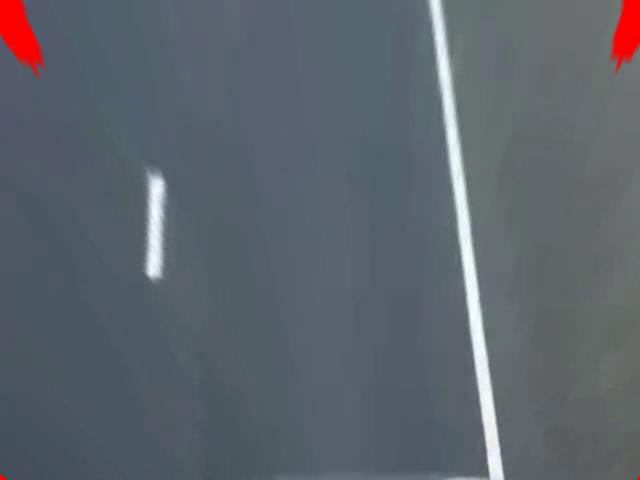
#> input picture frame 89 of lane/birdseye.mp4, 640 x 480 px, given in place of drive.mp4, which was not available
$ python lane_detection_1.py   (older library calls are emulated)
#> lines starting #> are read from the running program, lines starting #| are printed output that depends on the picture; after the words box and inside, x2 and y2 are one past the last pixel; in counts of white or black regions, pixels touching at a corner belong together; pictures that were not available may be replaced by others from this repository, and a replacement may not be noted
import cv2
import numpy as np
import os
from scipy import optimize
from matplotlib import pyplot as plt, cm, colors

# Defining variables to hold meter-to-pixel conversion
ym_per_pix = 30 / 720
# Standard lane width is 3.7 meters divided by lane width in pixels which is
# calculated to be approximately 720 pixels not to be confused with frame height
xm_per_pix = 3.7 / 720

# Get path to the current working directory
CWD_PATH = os.getcwd()


def readVideo():

    # Read input video from current working directory
    inpImage = cv2.VideoCapture(os.path.join(CWD_PATH, 'drive.mp4'))

    return inpImage

def processImage(inpImage):

    # Apply HLS color filtering to filter out white lane lines
    hls = cv2.cvtColor(inpImage, cv2.COLOR_BGR2HLS)
    lower_white = np.array([0, 160, 10])
    upper_white = np.array([255, 255, 255])
    mask = cv2.inRange(inpImage, lower_white, upper_white)
    hls_result = cv2.bitwise_and(inpImage, inpImage, mask = mask)

    # Convert image to grayscale, apply threshold, blur & extract edges
    gray = cv2.cvtColor(hls_result, cv2.COLOR_BGR2GRAY)
    ret, thresh = cv2.threshold(gray, 160, 255, cv2.THRESH_BINARY)
    blur = cv2.GaussianBlur(thresh,(3, 3), 0)
    canny = cv2.Canny(blur, 40, 60)


    return image, hls_result, gray, thresh, blur, canny

def perspectiveWarp(inpImage):

    # Get image size
    img_size = (inpImage.shape[1], inpImage.shape[0])

    # Perspective points to be warped
    src = np.float32([[590, 440],
                      [690, 440],
                      [200, 640],
                      [1000, 640]])

    # Window to be shown
    dst = np.float32([[200, 0],
                      [1200, 0],
                      [200, 710],
                      [1200, 710]])

    # Matrix to warp the image for birdseye window
    matrix = cv2.getPerspectiveTransform(src, dst)
    # Inverse matrix to unwarp the image for final window
    minv = cv2.getPerspectiveTransform(dst, src)
    birdseye = cv2.warpPerspective(inpImage, matrix, img_size)

    # Get the birdseye window dimensions
    height, width = birdseye.shape[:2]

    # Divide the birdseye view into 2 halves to separate left & right lanes
    birdseyeLeft  = birdseye[0:height, 0:width // 2]
    birdseyeRight = birdseye[0:height, width // 2:width]

    # Display birdseye view image
    # cv2.imshow("Birdseye" , birdseye)
    # cv2.imshow("Birdseye Left" , birdseyeLeft)
    # cv2.imshow("Birdseye Right", birdseyeRight)

    return birdseye, birdseyeLeft, birdseyeRight, minv

def plotHistogram(inpImage):

    histogram = np.sum(inpImage[inpImage.shape[0] // 2:, :], axis = 0)

    midpoint = np.int(histogram.shape[0] / 2)
    leftxBase = np.argmax(histogram[:midpoint])
    rightxBase = np.argmax(histogram[midpoint:]) + midpoint

    plt.xlabel("Image X Coordinates")
    plt.ylabel("Number of White Pixels")

    # Return histogram and x-coordinates of left & right lanes to calculate
    # lane width in pixels
    return histogram, leftxBase, rightxBase

def slide_window_search(binary_warped, histogram):

    # Find the start of left and right lane lines using histogram info
    out_img = np.dstack((binary_warped, binary_warped, binary_warped)) * 255
    midpoint = np.int(histogram.shape[0] / 2)
    leftx_base = np.argmax(histogram[:midpoint])
    rightx_base = np.argmax(histogram[midpoint:]) + midpoint

    # A total of 9 windows will be used
    nwindows = 9
    window_height = np.int(binary_warped.shape[0] / nwindows)
    nonzero = binary_warped.nonzero()
    nonzeroy = np.array(nonzero[0])
    nonzerox = np.array(nonzero[1])
    leftx_current = leftx_base
    rightx_current = rightx_base
    margin = 100
    minpix = 50
    left_lane_inds = []
    right_lane_inds = []

    #### START - Loop to iterate through windows and search for lane lines #####
    for window in range(nwindows):
        win_y_low = binary_warped.shape[0] - (window + 1) * window_height
        win_y_high = binary_warped.shape[0] - window * window_height
        win_xleft_low = leftx_current - margin
        win_xleft_high = leftx_current + margin
        win_xright_low = rightx_current - margin
        win_xright_high = rightx_current + margin
        cv2.rectangle(out_img, (win_xleft_low, win_y_low), (win_xleft_high, win_y_high),
        (0,255,0), 2)
        cv2.rectangle(out_img, (win_xright_low,win_y_low), (win_xright_high,win_y_high),
        (0,255,0), 2)
        good_left_inds = ((nonzeroy >= win_y_low) & (nonzeroy < win_y_high) &
        (nonzerox >= win_xleft_low) &  (nonzerox < win_xleft_high)).nonzero()[0]
        good_right_inds = ((nonzeroy >= win_y_low) & (nonzeroy < win_y_high) &
        (nonzerox >= win_xright_low) &  (nonzerox < win_xright_high)).nonzero()[0]
        left_lane_inds.append(good_left_inds)
        right_lane_inds.append(good_right_inds)
        if len(good_left_inds) > minpix:
            leftx_current = np.int(np.mean(nonzerox[good_left_inds]))
        if len(good_right_inds) > minpix:
            rightx_current = np.int(np.mean(nonzerox[good_right_inds]))
    #### END - Loop to iterate through windows and search for lane lines #######

    left_lane_inds = np.concatenate(left_lane_inds)
    right_lane_inds = np.concatenate(right_lane_inds)

    leftx = nonzerox[left_lane_inds]
    lefty = nonzeroy[left_lane_inds]
    rightx = nonzerox[right_lane_inds]
    righty = nonzeroy[right_lane_inds]

    # Apply 2nd degree polynomial fit to fit curves
    left_fit = np.polyfit(lefty, leftx, 2)
    right_fit = np.polyfit(righty, rightx, 2)


    ploty = np.linspace(0, binary_warped.shape[0]-1, binary_warped.shape[0])
    left_fitx = left_fit[0] * ploty**2 + left_fit[1] * ploty + left_fit[2]
    right_fitx = right_fit[0] * ploty**2 + right_fit[1] * ploty + right_fit[2]

    ltx = np.trunc(left_fitx)
    rtx = np.trunc(right_fitx)
    plt.plot(right_fitx)
    # plt.show()

    out_img[nonzeroy[left_lane_inds], nonzerox[left_lane_inds]] = [255, 0, 0]
    out_img[nonzeroy[right_lane_inds], nonzerox[right_lane_inds]] = [0, 0, 255]

    # plt.imshow(out_img)
    plt.plot(left_fitx,  ploty, color = 'yellow')
    plt.plot(right_fitx, ploty, color = 'yellow')
    plt.xlim(0, 1280)
    plt.ylim(720, 0)

    return ploty, left_fit, right_fit, ltx, rtx

# [144 lines left out: functions general_search, measure_lane_curvature, draw_lane_lines, offCenter, addText, not called in this run]

# Read the input image
image = readVideo()


while True:

    _, frame = image.read()
#> frame is the input picture: shape (480, 640, 3); mean B, G, R 108.4, 100.1, 92.7


    # Apply perspective warping by calling the "perspectiveWarp()" function
    # Then assign it to the variable called (birdView)
    # Provide this function with:
    # 1- an image to apply perspective warping (frame)
    birdView, birdViewL, birdViewR, minverse = perspectiveWarp(frame)
#> in perspectiveWarp, `birdseye = cv2.warpPerspective(inpImage, matrix, img_size)`:
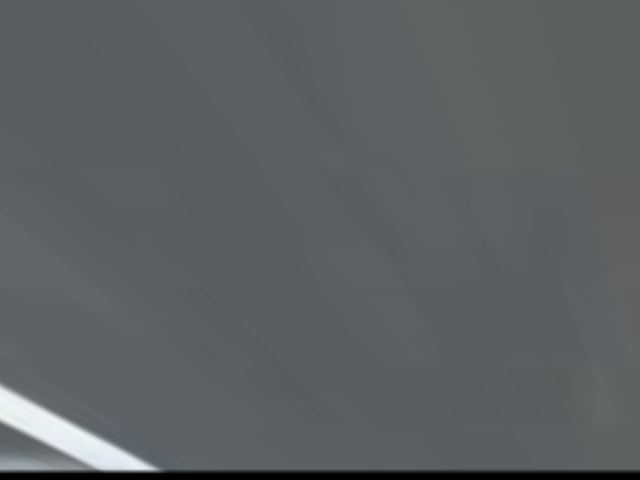
#> birdseye: shape (480, 640, 3); mean B, G, R 97.8, 96.2, 91.6
#> in perspectiveWarp, `birdseyeLeft  = birdseye[0:height, 0:width // 2]`:
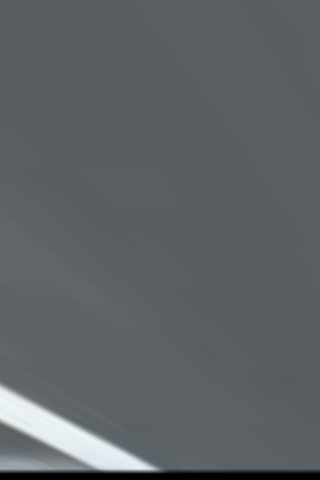
#> birdseyeLeft: shape (480, 320, 3); mean B, G, R 100.3, 98, 93.3
#> in perspectiveWarp, `birdseyeRight = birdseye[0:height, width // 2:width]`:
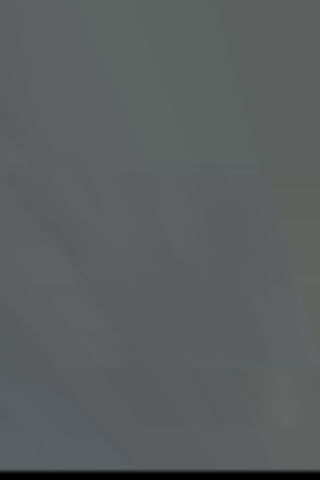
#> birdseyeRight: shape (480, 320, 3); mean B, G, R 95.3, 94.4, 89.9
#> minverse = [[0.1, -0.796, 570], [-1.11e-16, -0.507, 440], [-2.53e-19, -0.00123, 1]]


    # Apply image processing by calling the "processImage()" function
    # Then assign their respective variables (img, hls, grayscale, thresh, blur, canny)
    # Provide this function with:
    # 1- an already perspective warped image to process (birdView)
    img, hls, grayscale, thresh, blur, canny = processImage(birdView)
#> in processImage, `mask = cv2.inRange(inpImage, lower_white, upper_white)`:
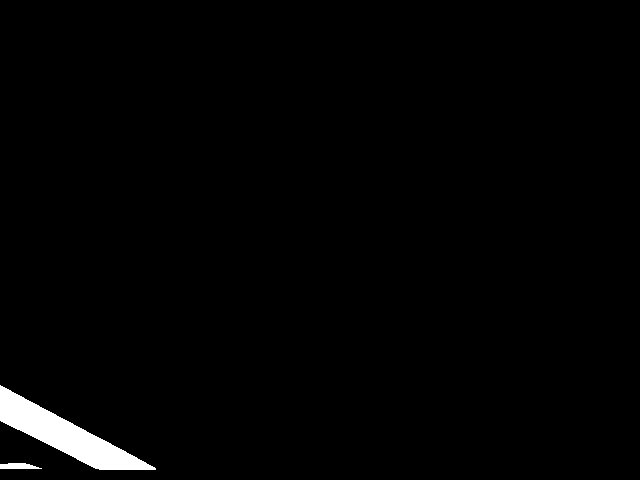
#> mask: shape (480, 640); 1.5% white; 2 white regions, box (x1, y1, x2, y2) and area: (0, 385, 156, 470) 4371, (0, 463, 42, 469) 198
    imgL, hlsL, grayscaleL, threshL, blurL, cannyL = processImage(birdViewL)
#> in processImage (call 2), `hls_result = cv2.bitwise_and(inpImage, inpImage, mask = mask)`:
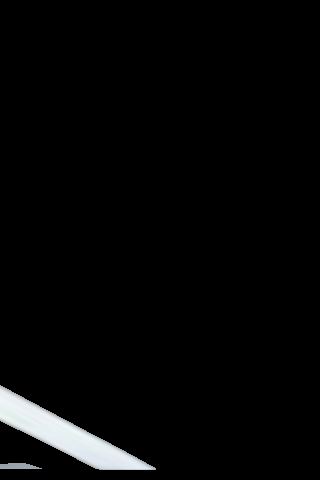
#> hls_result: shape (480, 320, 3); mean B, G, R 6.8, 6.7, 6.5
#> in processImage (call 2), `canny = cv2.Canny(blur, 40, 60)`:
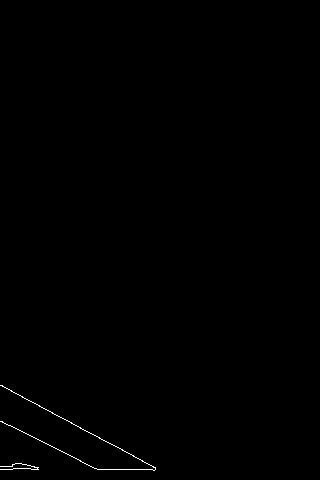
#> canny: shape (480, 320); 0.27% white in thin lines or dots, all inside (x1, y1, x2, y2) = (0, 385, 156, 471)
    imgR, hlsR, grayscaleR, threshR, blurR, cannyR = processImage(birdViewR)


    # Plot and display the histogram by calling the "get_histogram()" function
    # Provide this function with:
    # 1- an image to calculate histogram on (thresh)
    hist, leftBase, rightBase = plotHistogram(thresh)
#> in plotHistogram, `histogram = np.sum(inpImage[inpImage.shape[0] // 2:, :], axis = 0)`: histogram = 640 values, max 10200 at index 13, min 0 at index 156, mean 1779.4
#> in plotHistogram, `leftxBase = np.argmax(histogram[:midpoint])`: leftxBase = 13
#> in plotHistogram, `rightxBase = np.argmax(histogram[midpoint:]) + midpoint`: rightxBase = 320
#> hist has the same summary as histogram in plotHistogram; leftBase = 13; rightBase = 320
    # print(rightBase - leftBase)
    plt.plot(hist)
    # plt.show()


    ploty, left_fit, right_fit, left_fitx, right_fitx = slide_window_search(thresh, hist)
#> in slide_window_search, `leftx_base = np.argmax(histogram[:midpoint])`: leftx_base = 13
#> in slide_window_search, `rightx_base = np.argmax(histogram[midpoint:]) + midpoint`: rightx_base = 320
#> in slide_window_search, `nonzero = binary_warped.nonzero()`: nonzero = 4466 positions, rows 385 to 469, columns 0 to 155
#> in slide_window_search, `nonzeroy = np.array(nonzero[0])`: nonzeroy = 4466 values from 385 to 469
#> in slide_window_search, `nonzerox = np.array(nonzero[1])`: nonzerox = 4466 values, max 155 at index 4408, min 0 at index 0, mean 62.77
#> in slide_window_search, `leftx_current = leftx_base`: leftx_current = 13
#> in slide_window_search, `rightx_current = rightx_base`: rightx_current = 320
#> the loop in slide_window_search, `for window in range(nwindows):` made 9 passes
#> (win_xleft_low, win_xleft_high, leftx_current) on passes 1 to 2: (-87, 113, 72), (-28, 172, 26)
#> after the loop in slide_window_search, `for window in range(nwindows):`:
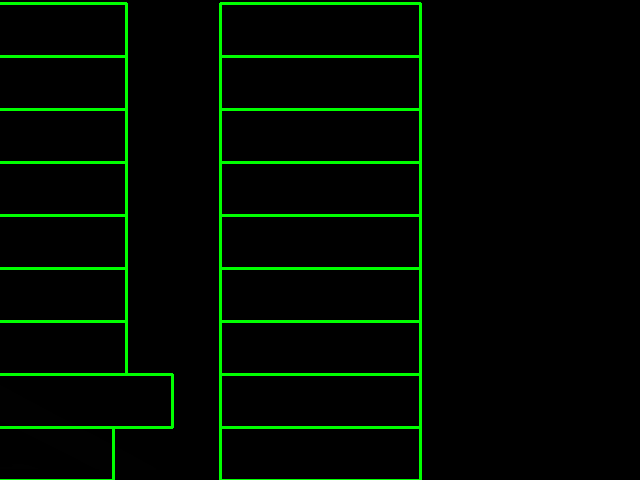
#> out_img: shape (480, 640, 3); mean of channels 0, 1, 2 0, 11.3, 0; drawn as B, G, R
#> after the loop in slide_window_search, `for window in range(nwindows):`: left_lane_inds = 9 items; right_lane_inds = [empty array, empty array, empty array, empty array, empty array, empty array, empty array, empty array, empty array]
#> in slide_window_search, `left_lane_inds = np.concatenate(left_lane_inds)`: left_lane_inds = 3889 values, max 4422 at index 2266, min 0 at index 2267, mean 1989.2
#> in slide_window_search, `right_lane_inds = np.concatenate(right_lane_inds)`: right_lane_inds = empty array
#> in slide_window_search, `leftx = nonzerox[left_lane_inds]`: leftx = 3889 values, max 112 at index 1226, min 0 at index 2142, mean 53.13
#> in slide_window_search, `lefty = nonzeroy[left_lane_inds]`: lefty = 3889 values, max 469 at index 2253, min 385 at index 2267, mean 431.5
#> in slide_window_search, `rightx = nonzerox[right_lane_inds]`: rightx = empty array
#> in slide_window_search, `left_fit = np.polyfit(lefty, leftx, 2)`: left_fit = [-0.0107, 10.47, -2461]
#> (the run stopped early here; a loop or call above may not have finished)

$ run again, starting later in the video
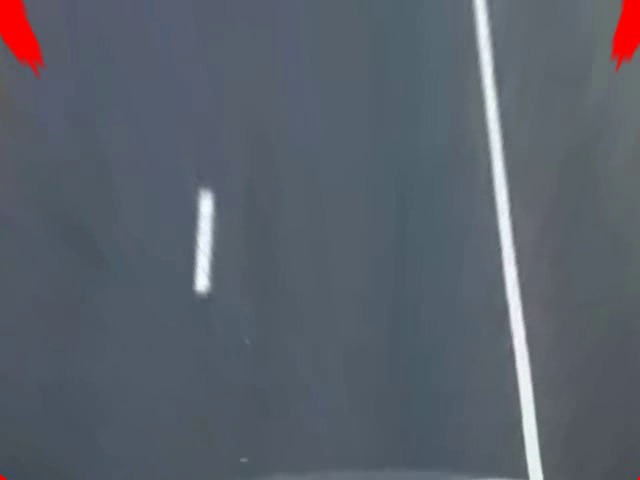
#> input picture frame 400 of lane/birdseye.mp4, 640 x 480 px, given in place of drive.mp4, which was not available
#> frame is the input picture: shape (480, 640, 3); mean B, G, R 107.1, 96.5, 89.6
#> minverse = [[0.1, -0.796, 570], [-1.11e-16, -0.507, 440], [-2.53e-19, -0.00123, 1]]
#> hls: shape (480, 640, 3); mean of channels 0, 1, 2 102.8, 93.1, 17.6
#> mask: shape (480, 640); 5% white; 1 white region, box (x1, y1, x2, y2) and area: (0, 236, 323, 471) 15332
#> thresh: shape (480, 640); 4.9% white; 1 white region, box (x1, y1, x2, y2) and area: (0, 236, 322, 470) 15166
#> canny: shape (480, 640); 0.28% white in thin lines or dots, all inside (x1, y1, x2, y2) = (0, 236, 322, 470)
#> hls: shape (480, 320, 3); mean of channels 0, 1, 2 101.1, 102.9, 19
#> mask: shape (480, 320); 10% white; 1 white region, box (x1, y1, x2, y2) and area: (0, 236, 320, 471) 15326
#> hls_result: shape (480, 320, 3)
#> gray: shape (480, 320)
#> thresh: shape (480, 320); 9.9% white; 1 white region, box (x1, y1, x2, y2) and area: (0, 236, 320, 470) 15161
#> blur: shape (480, 320)
#> canny: shape (480, 320); 0.56% white in thin lines or dots, all inside (x1, y1, x2, y2) = (0, 236, 320, 470)
#> hls: shape (480, 320, 3); mean of channels 0, 1, 2 104.5, 83.4, 16.2
#> mask: shape (480, 320); 0% white in thin lines or dots, all inside (x1, y1, x2, y2) = (0, 467, 3, 470)
#> thresh: shape (480, 320); 0% white in thin lines or dots, all inside (x1, y1, x2, y2) = (0, 467, 2, 470)
#> canny: shape (480, 320); 0% white in thin lines or dots, all inside (x1, y1, x2, y2) = (0, 467, 2, 471)
#> histogram = 640 values, max 16065 at index 5, min 0 at index 322, mean 6038.3
#> leftxBase = 5
#> rightxBase = 320
#> hist has the same summary as histogram in plotHistogram; leftBase = 5; rightBase = 320
#> leftx_base = 5
#> rightx_base = 320
#> in slide_window_search, `nonzero = binary_warped.nonzero()`: nonzero = 15166 positions, rows 236 to 469, columns 0 to 321
#> in slide_window_search, `nonzeroy = np.array(nonzero[0])`: nonzeroy = 15166 values from 236 to 469
#> in slide_window_search, `nonzerox = np.array(nonzero[1])`: nonzerox = 15166 values, max 321 at index 15110, min 0 at index 0, mean 136.9
#> in slide_window_search, `leftx_current = leftx_base`: leftx_current = 5
#> in slide_window_search, `rightx_current = rightx_base`: rightx_current = 320
#> the loop in slide_window_search, `for window in range(nwindows):` made 9 passes
#> (win_xleft_low, win_xleft_high, win_xright_low, win_xright_high, leftx_current, rightx_current) on passes 3 to 5: (-95, 105, 102, 302, 80, 132), (-20, 180, 32, 232, 45, 60), (-55, 145, -40, 160, 14, 14)
#> after the loop in slide_window_search, `for window in range(nwindows):`:
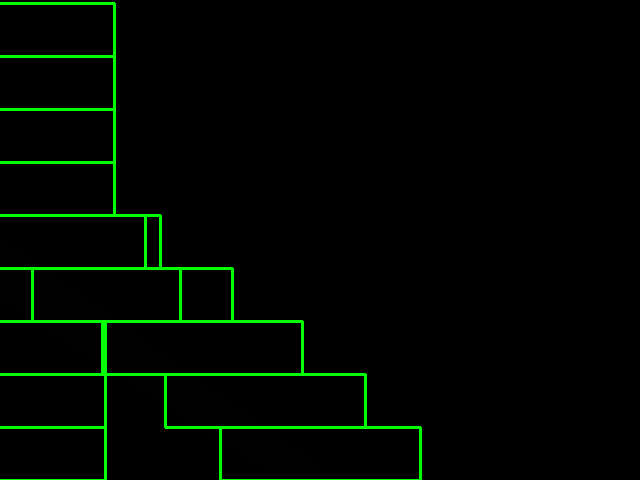
#> out_img: shape (480, 640, 3); mean of channels 0, 1, 2 0, 7.3, 0; drawn as B, G, R
#> after the loop in slide_window_search, `for window in range(nwindows):`: left_lane_inds = 9 items
#> in slide_window_search, `left_lane_inds = np.concatenate(left_lane_inds)`: left_lane_inds = 6212 values, max 8102 at index 1619, min 0 at index 5510, mean 3213.1
#> in slide_window_search, `right_lane_inds = np.concatenate(right_lane_inds)`: right_lane_inds = 11460 values, max 15165 at index 2530, min 0 at index 10758, mean 8272
#> in slide_window_search, `leftx = nonzerox[left_lane_inds]`: leftx = 6212 values, max 116 at index 5509, min 0 at index 1620, mean 51.19
#> in slide_window_search, `lefty = nonzeroy[left_lane_inds]`: lefty = 6212 values, max 365 at index 1619, min 236 at index 5510, mean 302.3
#> in slide_window_search, `rightx = nonzerox[right_lane_inds]`: rightx = 11460 values, max 321 at index 2475, min 0 at index 10758, mean 156.6
#> in slide_window_search, `righty = nonzeroy[right_lane_inds]`: righty = 11460 values, max 469 at index 2476, min 236 at index 10758, mean 369.5
#> in slide_window_search, `left_fit = np.polyfit(lefty, leftx, 2)`: left_fit = [0.000991, 0.286, -126.5]
#> in slide_window_search, `right_fit = np.polyfit(righty, rightx, 2)`: right_fit = [0.000864, 0.709, -226.7]
#> in slide_window_search, `left_fitx = left_fit[0] * ploty**2 + left_fit[1] * ploty + left_fit[2]`: left_fitx = 480 values from -126.5 to 237.8
#> in slide_window_search, `right_fitx = right_fit[0] * ploty**2 + right_fit[1] * ploty + right_fi..`: right_fitx = 480 values from -226.7 to 311.3
#> ltx = 480 values from -126 to 237
#> rtx = 480 values from -226 to 311
#> `ploty, left_fit, right_fit, left_fitx, right_fitx = slide_window_searc..`: ploty = 480 values from 0 to 479; left_fit = [0.000991, 0.286, -126.5]; right_fit = [0.000864, 0.709, -226.7]; left_fitx = 480 values from -126 to 237; right_fitx = 480 values from -226 to 311
#> in general_search, `nonzero = binary_warped.nonzero()`: nonzero = 15166 positions, rows 236 to 469, columns 0 to 321
#> in general_search, `nonzeroy = np.array(nonzero[0])`: nonzeroy = 15166 values from 236 to 469
#> in general_search, `leftx = nonzerox[left_lane_inds]`: leftx has the same summary as nonzerox in slide_window_search
#> in general_search, `rightx = nonzerox[right_lane_inds]`: rightx has the same summary as nonzerox in slide_window_search
#> in general_search, `left_fit = np.polyfit(lefty, leftx, 2)`: left_fit = [0.00151, 0.305, -173.9]
#> in general_search, `left_fitx = left_fit[0]*ploty**2 + left_fit[1]*ploty + left_fit[2]`: left_fitx = 480 values from -173.9 to 317.7
#> left_line_window1 = 480 pairs, first value -273.9 to 217.7, second value 0 to 479
#> left_line_window2 = 480 pairs, first value -73.93 to 417.7, second value 0 to 479
#> left_line_pts = 960 pairs, first value -273.9 to 417.7, second value 0 to 479
#> right_line_window1 has the same summary as left_line_window1
#> right_line_window2 has the same summary as left_line_window2
#> right_line_pts has the same summary as left_line_pts
#> draw_info = 5 items
#> in measure_lane_curvature, `leftx = leftx[::-1]`: leftx = 480 values, max 237 at index 0, min -126 at index 478, mean 17.82
#> in measure_lane_curvature, `rightx = rightx[::-1]`: rightx = 480 values, max 311 at index 0, min -226 at index 478, mean 9.32
#> y_eval = 479
#> left_fit_cr = [0.00293, -0.152, 1.22]
#> right_fit_cr = [0.00256, -0.189, 1.6]
#> left_curverad = 170.8
#> right_curverad = 197.9
#> curveRad = 184.3; curveDir = 'Left Curve'
#> in draw_lane_lines, `leftx = draw_info['leftx']`: leftx has the same summary as nonzerox in slide_window_search
#> in draw_lane_lines, `rightx = draw_info['rightx']`: rightx has the same summary as nonzerox in slide_window_search
#> in draw_lane_lines, `left_fitx = draw_info['left_fitx']`: left_fitx = 480 values from -173.9 to 317.7
#> in draw_lane_lines, `ploty = draw_info['ploty']`: ploty = 480 values from 0 to 479
#> pts_left = 480 pairs, first value -173.9 to 317.7, second value 0 to 479
#> pts_right has the same summary as pts_left
#> pts = 960 pairs, first value -173.9 to 317.7, second value 0 to 479
#> mean_x = 480 values from -173.9 to 317.7
#> pts_mean has the same summary as pts_left
#> meanPts has the same summary as pts_left in draw_lane_lines
#> mpts = -173
#> pixelDeviation = 147
#> in offCenter, `deviation = pixelDeviation * xm_per_pix`: deviation = 0.755
#> direction = 'right'
#> `deviation, directionDev = offCenter(meanPts, frame)`: deviation = 0.755; directionDev = 'right'
#> font = 4
#> text = 'Radius of Curvature: 0184m'
#> deviation_text = 'Off Center: 0.755m to the right'
#> `break`:
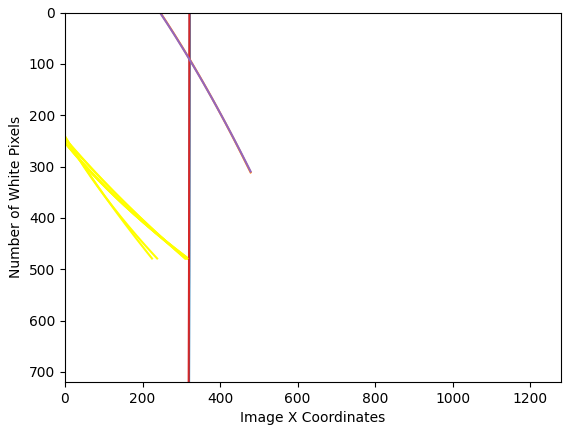
#> figure drawn by matplotlib, 1 panel; curve peaks at x = 5, y = 16065; curve peaks at x = 479, y = 311.3; curve peaks at x = 237.8, y = 479
